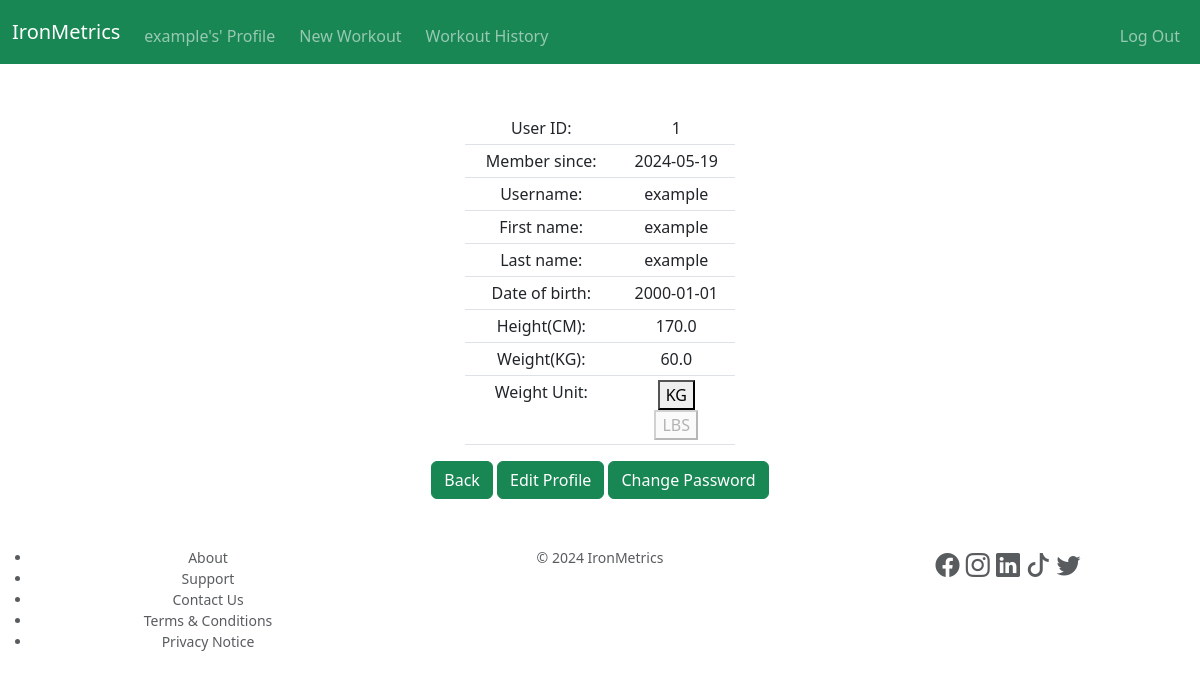
The app's page /profile (signed in) with its own data.
### tables this page shows
CREATE TABLE user (
id INTEGER PRIMARY KEY AUTOINCREMENT NOT NULL,
username TEXT UNIQUE NOT NULL,
password_hash TEXT NOT NULL,
member_since TEXT DEFAULT CURRENT_DATE,
first_name TEXT,
last_name TEXT,
email TEXT,
date_of_birth TEXT,
height_cm REAL,
weight_kg REAL,
weight_unit INTEGER DEFAULT 1,
time_system INTEGER DEFAULT 1,
FOREIGN KEY (weight_unit) REFERENCES weight_unit (id)
ON UPDATE CASCADE
ON DELETE CASCADE,
FOREIGN KEY (time_system) REFERENCES time_system (id)
ON UPDATE CASCADE
ON DELETE CASCADE
);

### app.py (the view, shortened to what this page needs)
@app.route("/profile", methods=["GET", "POST"])
@login_required
def profile():
    user_id = session.get("user_id")
    profile = db.execute("""
                            SELECT u.id id, username, first_name, last_name, date_of_birth,
                            member_since, height_cm, weight_kg, w.unit weight_unit, t.time_system time_system
                            FROM user u
                            JOIN weight_unit w ON u.weight_unit = w.id
                            JOIN time_system t ON u.time_system = t.id
                            WHERE u.id=?;
                        """, user_id)[0]
    return render_template("profile.html", profile_data=profile)

### app.py (called while the page is built)
@app.after_request
def after_request(response):
    response.headers["Cache-Control"] = "no-cache, no-store, must-revalidate"
    response.headers["Expires"] = 0
    response.headers["Pragma"] = "no-cache"
    return response

### helpers.py (called while the page is built)
def login_required(f):
    @wraps(f)
    def decorated_function(*args, **kwargs):
        if session.get("user_id") is None:
            return redirect(url_for("login"))
        return f(*args, **kwargs)
    return decorated_function

### templates/profile.html (shortened to what this page needs)
{% extends "base.html" %}
{% block main %}
<div class="container w-25">
    <table class="table table-sm">
        <tbody>
            <tr>
                <td>User ID:</td>
                <td>{{ profile_data.id }}</td>
            </tr>
            <tr>
                <td>Member since:</td>
                <td>{{ profile_data.member_since }}</td>
            </tr>
            <tr>
                <td>Username:</td>
                <td>{{ profile_data.username }}</td>
            </tr>
            <tr>
                <td>First name:</td>
                <td>{{ profile_data.first_name }}</td>
            </tr>
            <tr>
                <td>Last name:</td>
                <td>{{ profile_data.last_name }}</td>
            </tr>
            <tr>
                <td>Date of birth:</td>
                <td>{{ profile_data.date_of_birth }}</td>
            </tr>
            <tr>
                <td>Height(CM):</td>
                <td>{{ profile_data.height_cm }}</td>
            </tr>
            <tr>
                <td>Weight(KG):</td>
                <td>{{ profile_data.weight_kg }}</td>
            </tr>
            <tr>
                <td>Weight Unit:</td>
                <td>
                    {% if profile_data.weight_unit == "kg" %}
                        <form action="/profile" method="post" id="kg_form">
                            <input type="hidden" form="kg_form" name="kg" value="kg">
                            <button type="submit" form="kg_form" disabled>KG</button>
                        </form>
                        <form action="/profile" method="post" id="lbs_form">
                            <input type="hidden" form="lbs_form" name="lbs" value="lbs">
                            <button type="submit" form="lbs_form">LBS</button>
                        </form>
                    {% else %}
                        <form action="/profile" method="post" id="kg_form">
                            <button type="submit" form="kg_form">KG</button>
                        </form>
                        <form action="/profile" method="post" id="lbs_form">
                            <button type="submit" form="lbs_form" disabled>LBS</button>
                        </form>
                    {% endif %}
                </td>
            </tr>
        </tbody>
    </table>
</div>
<div class="container">
        <button type="button" class="btn btn-success" onclick="history.back()">Back</button>
        <a href="/editprofile" class="btn btn-success">Edit Profile</a>
        <a href="/changepassword" class="btn btn-success">Change Password</a>
</div>
{% endblock %}

### static/style.css (style rules this page uses)
:root { --main-colour:#000000; --secondary-colour:#FFFFFF; --tertiary-colour:#dc0000; }

### records on screen
user: id "1", member_since "2024-05-19", username "example", first_name "example", last_name "example", date_of_birth "2000-01-01", height_cm "170.0", weight_kg "60.0"

### other values on screen
{{ session["user_name"] }} "example"
